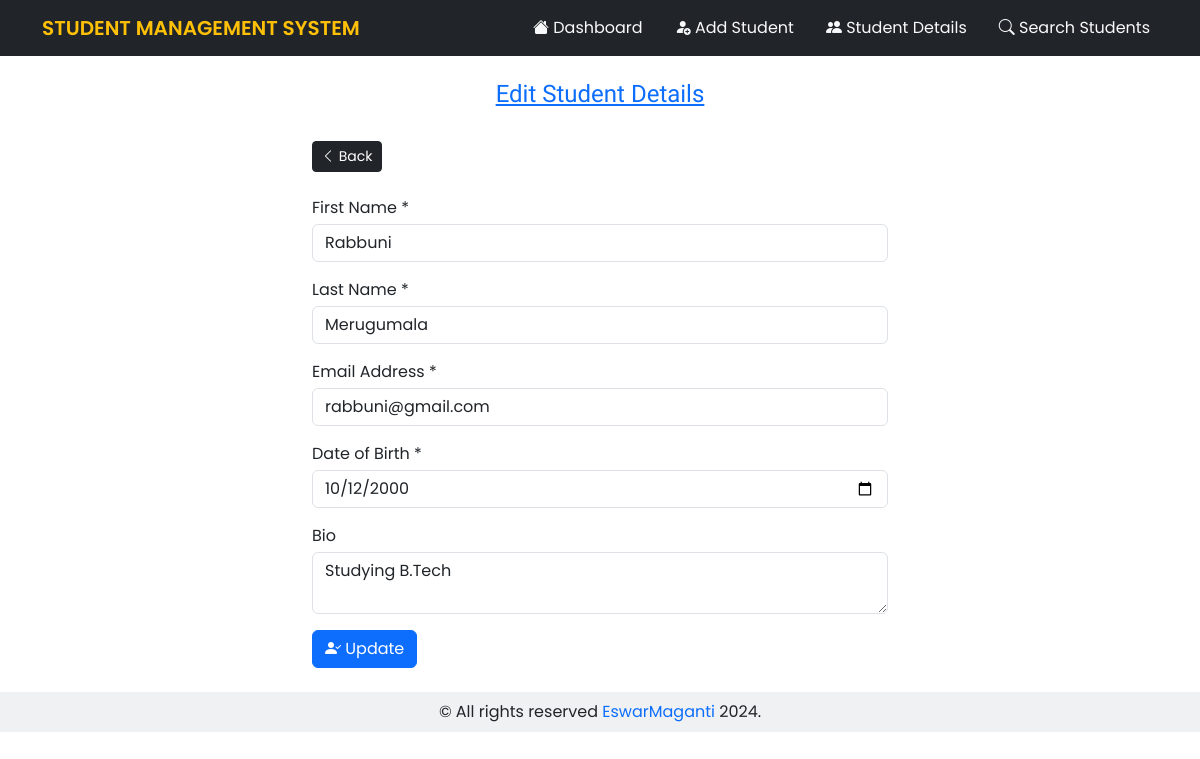
The page /edit_student/2 on the database its author committed.
### models/__init__.py (models this page shows)
class Student(db.Model):
    id = db.Column(db.Integer, primary_key=True)
    first_name= db.Column(db.String(100), nullable=False)
    last_name= db.Column(db.String(100), nullable=False)
    email = db.Column(db.String(80), unique=True ,nullable=False)
    date_of_birth = db.Column(db.Date(), nullable=False)
    bio = db.Column(db.String(500))
    password = db.Column(db.String(100))
    created_at = db.Column(db.DateTime(timezone=True), server_default=func.now())
    updated_at = db.Column(db.DateTime(timezone=True), server_default=func.now())

### main.py (the view, shortened to what this page needs)
@app.route('/edit_student/<int:student_id>', methods=('GET','POST'))
def edit_student(student_id):
    student = Student.query.get_or_404(student_id)
    form = EditStudentForm(request.form)
    return render_template('edit_student.html', page_heading='Edit Student Details', student=student, form=form)

### schemas/__init__.py
class EditStudentForm(Form):
    first_name = StringField('first_name', [validators.Length(min=2, max=50), validators.DataRequired()])
    last_name = StringField('last_name', [validators.Length(min=2, max=50), validators.DataRequired()])
    email = EmailField('email', [validators.Length(min=6, max=50), validators.Email(), validators.DataRequired()])
    date_of_birth = DateField('date_of_birth', format="%Y-%m-%d")
    bio = TextAreaField('bio', [validators.Length(min=4), validators.DataRequired()])

### templates/edit_student.html (shortened to what this page needs)
{% extends 'base.html' %}
{% from "includes/form_input.html" import render_input_field with context %}
{% block content %}
<div class="col-md-6 container">
    <a href="{{url_for('get_students')}}">
        <button class="btn btn-dark btn-sm">
            <i class="bi bi-chevron-left"></i>
            <span class="ml-2">
                Back
            </span>
        </button>
    </a>
    <form method="POST" class="my-4">
        {{render_input_field(field=form.first_name, label="First Name *", placeholder="Enter your First Name...", value=student.first_name)}}
        {{render_input_field(field=form.last_name, label="Last Name *", placeholder="Enter your Last Name...", value=student.last_name)}}
        {{render_input_field(field=form.email, label="Email Address *", placeholder="Enter your Email Address...", value=student.email)}}
        {{render_input_field(field=form.date_of_birth, label="Date of Birth *", placeholder="Enter your Date of Birth...", value=student.date_of_birth)}}
        <div class="mb-3">
            <label for="bio" class="pb-1">Bio</label>
            <textarea placeholder="Enter your Bio.." class="form-control" name="bio" id="bio" >{{student.bio}}</textarea>
        </div>
        <div class="mt-3">
            <button type="submit" class="btn btn-primary">
                <i class="bi bi-person-check-fill"></i>
                <span class="ml-2">Update</span>
            </button>
        </div>
        </div>
</div>
{% endblock %}

### templates/includes/form_input.html (shortened to what this page needs)
{% macro render_input_field(field, label, placeholder,value="") %}
    <div class="mb-3">
        <label class="mb-1">{{label}}</label>
        {{field(class='form-control', placeholder=placeholder, value=value)}}
    </div>
{% endmacro %}

### static/styles/style.css (style rules this page uses)
* { padding:0; margin:0; font-family: "Poppins", sans-serif; }
.form-control::placeholder { color: #ABABAB; }

### rows shown on the page
Student: first_name "Rabbuni", last_name "Merugumala", email "rabbuni@gmail.com", date_of_birth "10/12/2000", bio "Studying B.Tech"

### other values the page prints
{{ page_heading }} "Edit Student Details"
{{ label }} "First Name * Last Name * Email Address * Date of Birth *"
